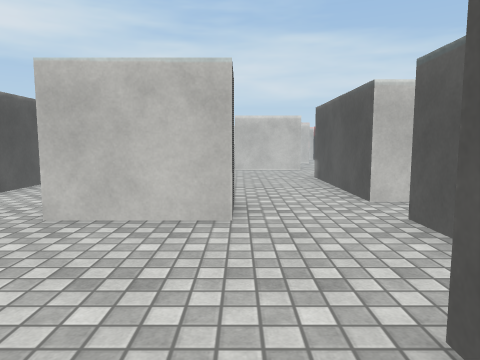
view 1 (above)

24 first-person views from a walk through a Unity game level. The camera is 1.2 m above the floor, tilts 6° down and sees 70° across. The floor is counted in squares, 1 m on a side. Each view is taken from the middle of a square. On the plan, view 1 faces up. The plan holds only what a view shows up to about 14 squares ahead; the rest is blank. The place goes on beyond the plan. Surface patterns are stand-ins for the level's own textures.

view 2
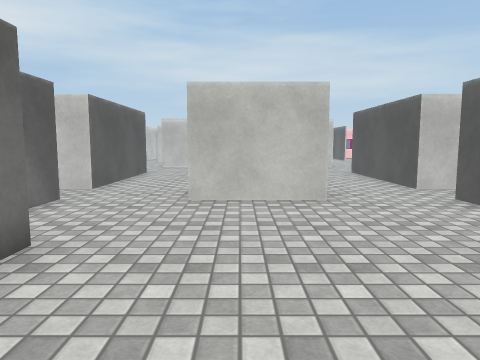

view 3
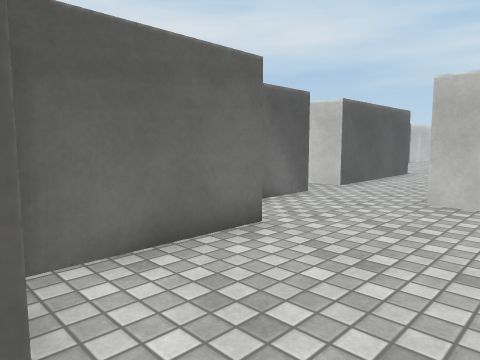

view 4
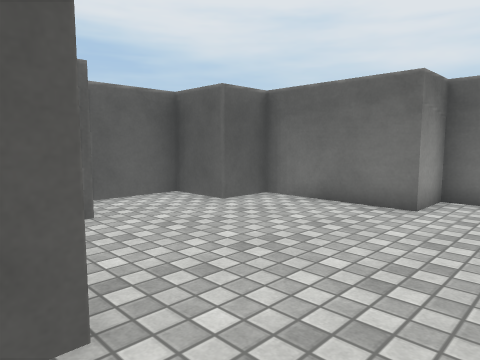

view 5
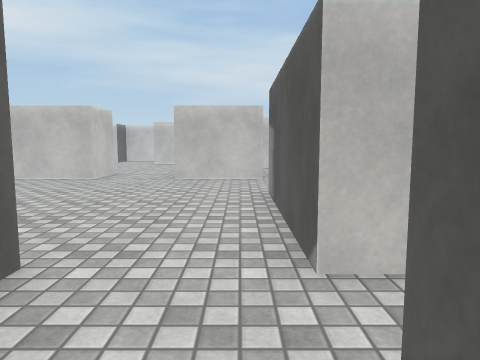

view 6
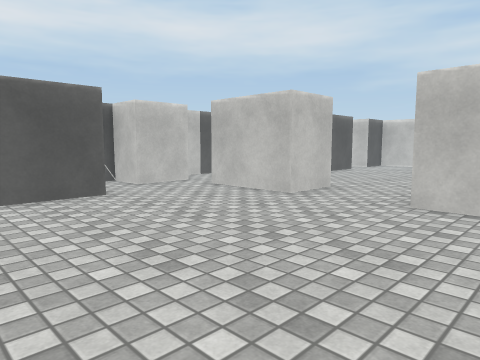

view 7
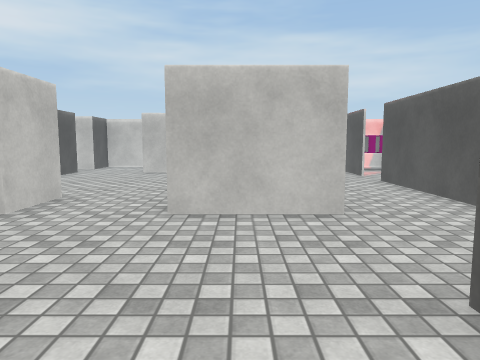

view 8
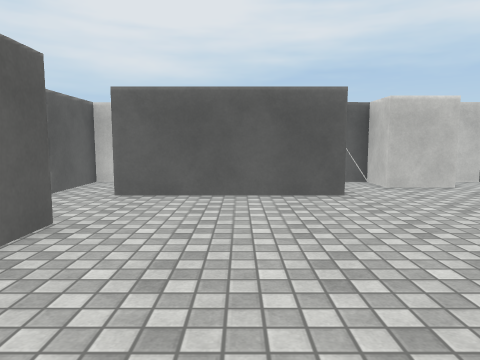

view 9
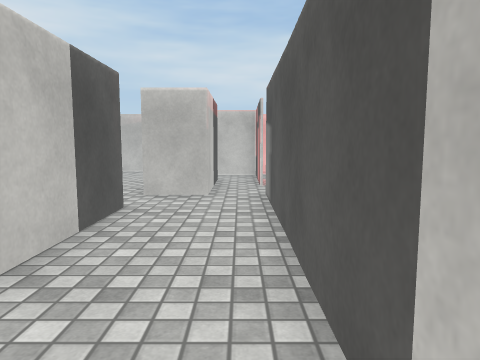

view 10
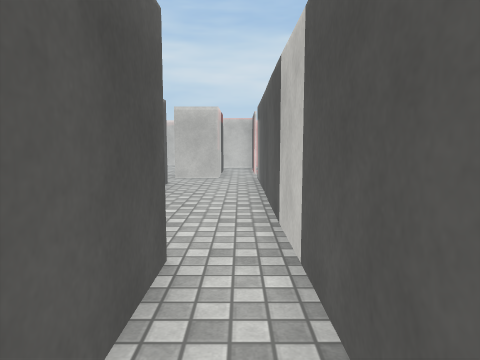

view 11
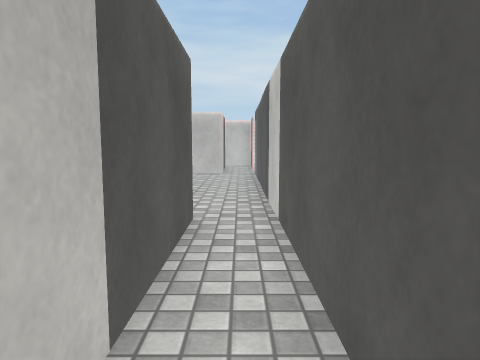

view 12
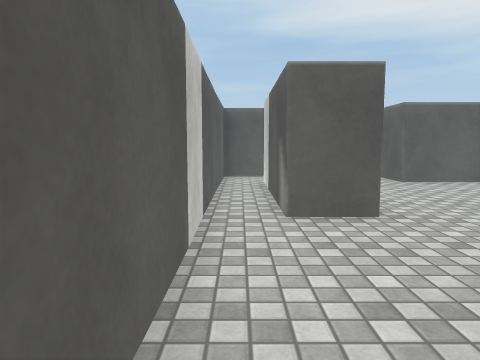

view 13
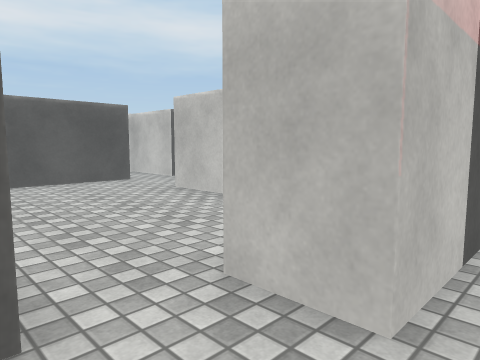

view 14
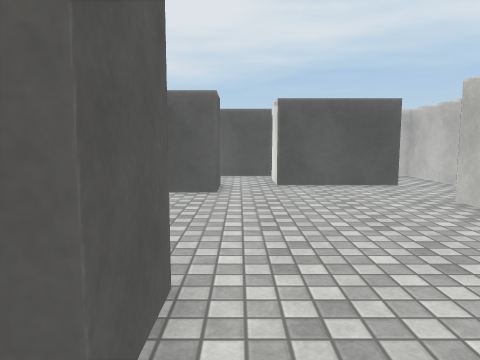

view 15
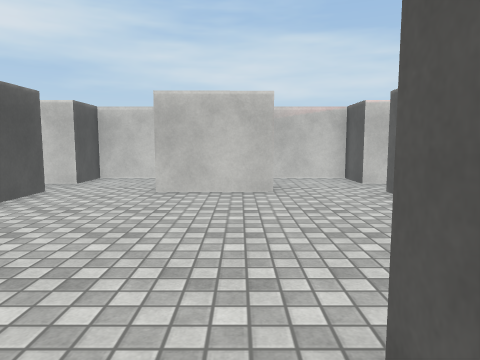

view 16
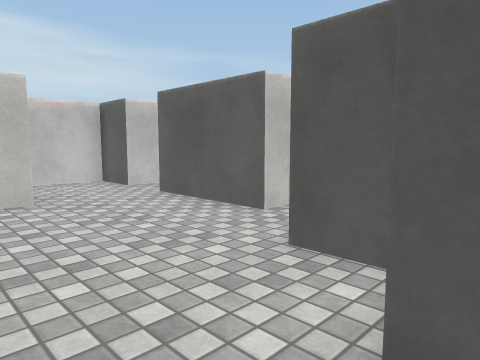

view 17
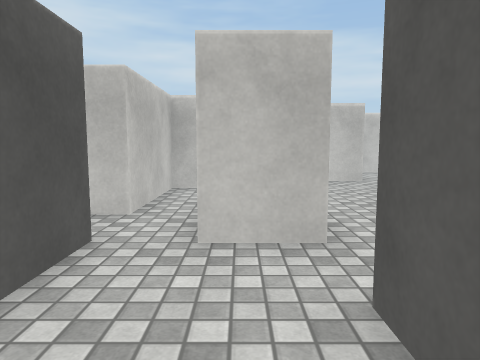

view 18
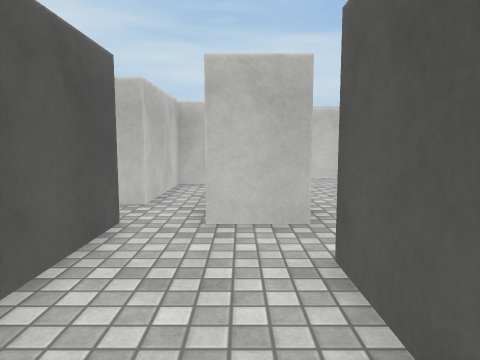

view 19
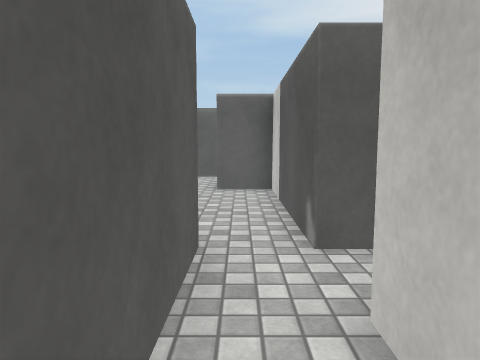

view 20
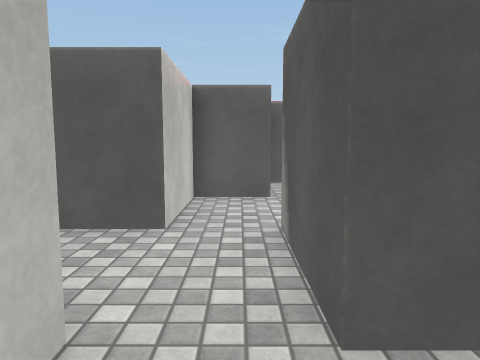

view 21
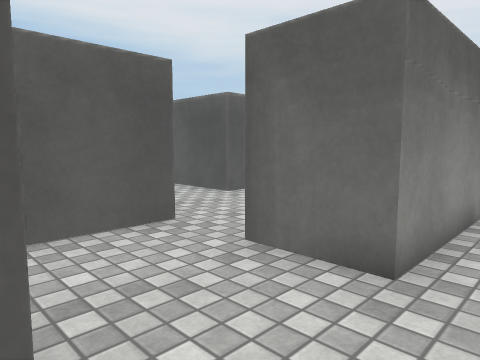

view 22
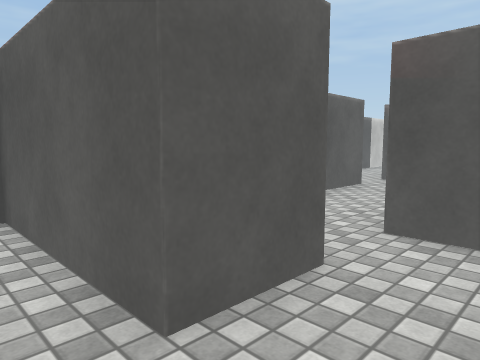

view 23
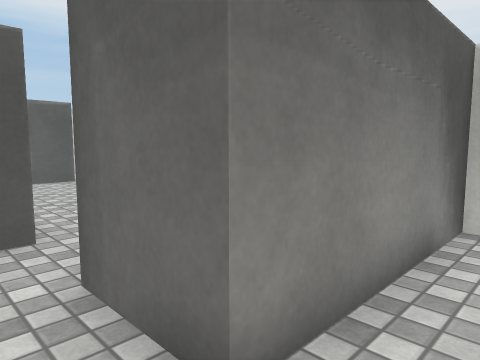

view 24
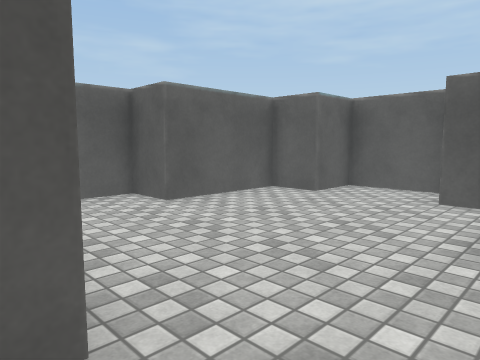

### Floor plan
Ten units are one square. View 1 is at (0, 0); x grows to the right and y downward. Boxes are objects, and circles mark ways between rooms. Rooms are numbered by the first view taken in them; rooms with no view inside come last. Other rooms are left out.
<svg viewBox="-100 -305 161 343">
<path fill="none" stroke="#000" d="M-1 -53 -31 -53M-59 -55 -59 -20 -45 -20 -45 16 -30 16 -30 33 -2 33 -2 16 13 16 13 -20 27 -20 27 -55M-2 -170 -2 -178M13 -182 13 -194M-30 -178 -30 -158 -60 -158M-59 -125 -59 -71M27 -71 27 -124 42 -124 42 -71M-32 -72 -1 -72M28 -194 28 -158 -2 -158M-72 -124 -64 -124M-74 -159 -74 -141 -89 -141M41 -54 56 -54 56 -213M-90 -141 -90 -133M42 -211 27 -211M-89 -141 -87 -135M-60 -172 -60 -194M-59 -211 -75 -211M-89 -212 -90 -159 -74 -159M-74 -263 -89 -263 -89 -246M-30 -281 -59 -281 -59 -263M-2 -281 -2 -299 43 -299M-31 -264 -1 -264M-75 -299 -30 -299 -30 -281M-59 -71 -71 -71M-31 -53 -31 -58M-74 -54 -62 -54M-1 -246 -32 -245M-31 -255 -31 -264M-66 -246 -59 -246 -59 -211M13 -194 28 -194M27 -211 27 -246M-59 -263 -74 -263M-60 -194 -45 -194 -45 -181M44 -263 27 -263M39 -71 27 -71M-1 -72 -1 -53M-89 -246 -89 -228M-75 -211 -75 -244M27 -263 27 -281 -2 -281"/>
<circle cx="-45" cy="-50" r="3" fill="#2a7"/>
<circle cx="15" cy="-50" r="3" fill="#2a7"/>
<circle cx="-70" cy="-160" r="3" fill="#2a7"/>
<circle cx="-45" cy="-70" r="3" fill="#2a7"/>
<circle cx="-10" cy="-190" r="3" fill="#2a7"/>
<circle cx="30" cy="-200" r="3" fill="#2a7"/>
<circle cx="15" cy="-70" r="3" fill="#2a7"/>
<circle cx="35" cy="-60" r="3" fill="#2a7"/>
<circle cx="-60" cy="-200" r="3" fill="#2a7"/>
<circle cx="-80" cy="-210" r="3" fill="#2a7"/>
<circle cx="-65" cy="-250" r="3" fill="#2a7"/>
<circle cx="-80" cy="-235" r="3" fill="#2a7"/>
<circle cx="-30" cy="-270" r="3" fill="#2a7"/>
<circle cx="-45" cy="-260" r="3" fill="#2a7"/>
<circle cx="0" cy="-270" r="3" fill="#2a7"/>
<circle cx="15" cy="-260" r="3" fill="#2a7"/>
<text x="-20" y="-20">1</text>
<text x="0" y="-130">2</text>
<text x="-70" y="-190">3</text>
<text x="-80" y="-250">4</text>
<text x="-40" y="-270">5</text>
<text x="-20" y="-300">6</text>
<text x="-50" y="-60">7</text>
<text x="-20" y="-230">8</text>
<text x="20" y="-60">9</text>
<text x="-80" y="-230">10</text>
<text x="10" y="-270">11</text>
</svg>
Room 1 opens to room 7. Room 1 opens to room 9. Room 2 opens to room 3. Room 2 opens to room 7. Room 2 opens to room 8. Room 2 opens to room 9. Room 3 opens to room 8. Room 3 opens to room 10. Room 4 opens to room 8. Room 4 opens to room 10. Room 5 opens to room 6. Room 5 opens to room 8. Room 6 opens to room 11. Room 8 opens to room 11.

Where each view was taken, in squares from view 1:
view 1: 0 up, 0 right, facing up
view 2: 2 down, 2 left, facing up
view 3: 2 down, 1 left, facing up-left
view 4: 4 up, 2 right, facing down-left
view 5: 4 up, 2 right, facing up
view 6: 9 up, 2 right, facing up-left
view 7: 10 up, 1 right, facing up
view 8: 10 up, 2 right, facing left
view 9: 13 up, 5 right, facing up
view 10: 9 up, 5 right, facing up
view 11: 7 up, 5 right, facing up
view 12: 18 up, 5 right, facing down
view 13: 19 up, 5 right, facing up-left
view 14: 20 up, 4 right, facing left
view 15: 16 up, 1 left, facing up
view 16: 17 up, 2 left, facing up-right
view 17: 17 up, 7 left, facing up
view 18: 16 up, 7 left, facing up
view 19: 25 up, 8 left, facing down
view 20: 27 up, 5 left, facing right
view 21: 31 up, 0 right, facing down-left
view 22: 31 up, 2 left, facing down-right
view 23: 31 up, 2 left, facing down-left
view 24: 6 up, 5 left, facing down-right
